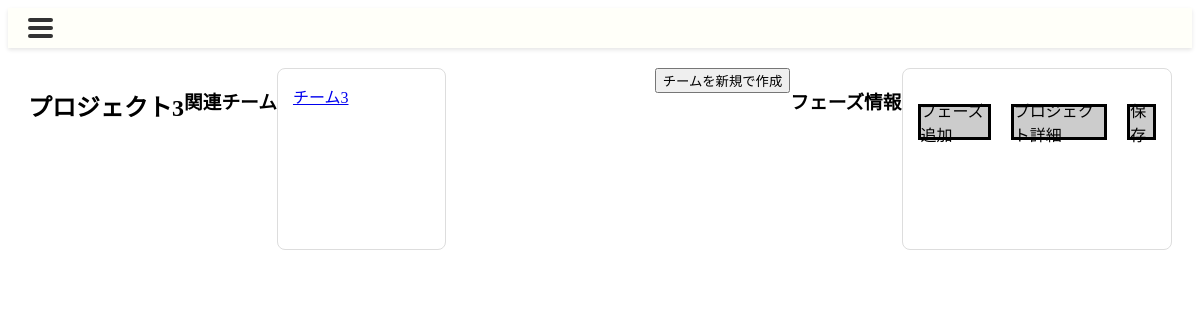
/project/3/, run on an earlier commit of the app's database.
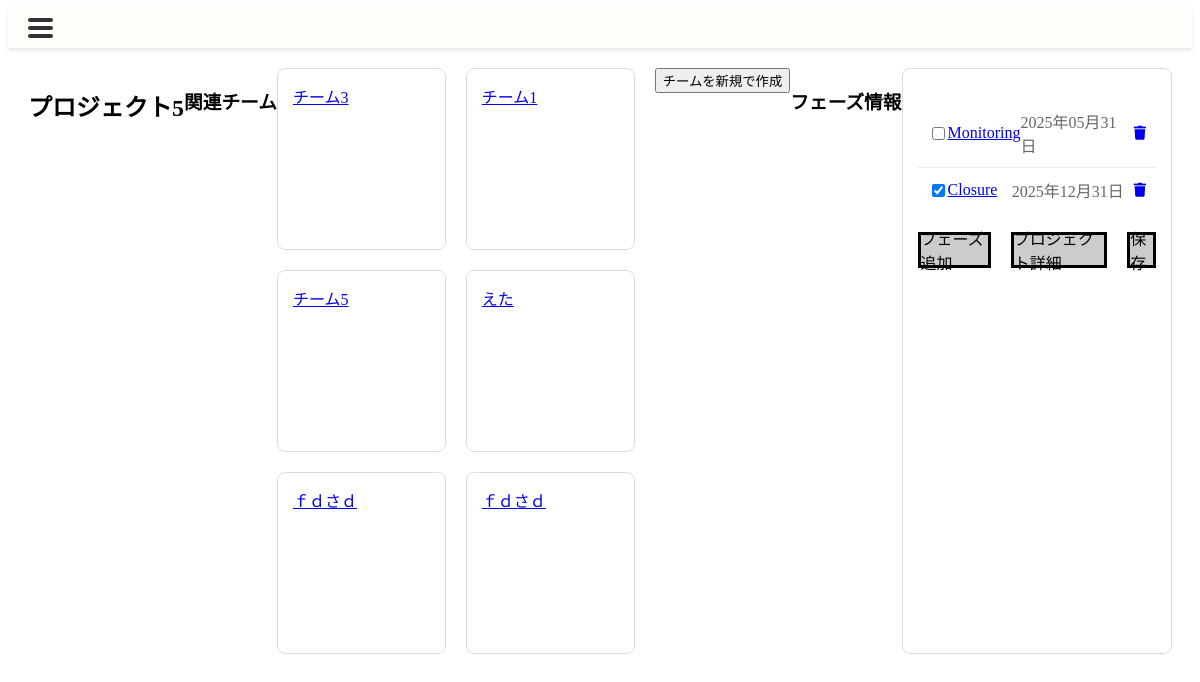
And on a later commit of the database.
### canri_app/models.py (models this page shows)
class Project(models.Model):
    project_id = models.AutoField(primary_key=True)
    project_name = models.CharField(max_length=255)
    project_detail = models.TextField(null=True, blank=True)
    project_start_date = models.DateField()
    project_end_date = models.DateField()
    creation_date = models.DateTimeField()
    update_date = models.DateTimeField(null=True, blank=True)
    complete_date = models.DateField(null=True, blank=True)
    deletion_date = models.DateTimeField(null=True, blank=True)
    post_evaluation_memo = models.TextField(null=True, blank=True)
    deletion_flag = models.BooleanField(default=False)
    complete_flag = models.BooleanField(default=False)
    class Meta:
        db_table = 'Project'

class ProjectAffiliationTeam(models.Model):
    project_affiliation_team_id = models.AutoField(primary_key=True)
    team = models.ForeignKey(Team, on_delete=models.CASCADE)
    project = models.ForeignKey(Project, on_delete=models.CASCADE)
    deletion_flag = models.BooleanField(default=False)
    creation_date = models.DateTimeField()
    change_date = models.DateTimeField(null=True, blank=True)
    deletion_date = models.DateTimeField(null=True, blank=True)
    class Meta:
        db_table = 'Project_Affiliation_Team'

class Team(models.Model):
    team_id = models.AutoField(primary_key=True)
    team_name = models.CharField(max_length=255)
    count = models.IntegerField(null=True, blank=True)
    objective = models.TextField(null=True, blank=True)
    memo = models.TextField(null=True, blank=True)
    creation_date = models.DateTimeField()
    update_date = models.DateTimeField(null=True, blank=True)
    deletion_date = models.DateTimeField(null=True, blank=True)
    deletion_flag = models.BooleanField(default=False)
    class Meta:
        db_table = 'Team'

class ProjectProgressStatus(models.Model):
    progress_status_id = models.AutoField(primary_key=True)
    project = models.ForeignKey(Project, on_delete=models.CASCADE)
    phase_name = models.CharField(max_length=255)
    complete_flag = models.BooleanField(default=False)
    deletion_flag = models.BooleanField(default=False)
    expiration_date = models.DateTimeField()
    creation_date = models.DateTimeField()
    complete_date = models.DateTimeField(null=True, blank=True)
    class Meta:
        db_table = 'project_progress_status'

### canri_app/views.py (the view)
# urls.py: path('project/<int:project_id>/', project_detail_view, name='project_detail'),                          #進行中プロジェクト一覧でプロジェクト選択時利用
def project_detail_view(request, project_id):
    project = get_object_or_404(Project, project_id=project_id)
    teams = ProjectAffiliationTeam.objects.filter(project=project).select_related('team')
    phases = ProjectProgressStatus.objects.filter(project=project)
    context = {
        'project': project,
        'teams': teams,
        'phases': phases,
    }
    return render(request, 'project_detail.html', context)

### canri_app/templates/project_detail.html (shortened to what this page needs)
{% extends 'base2.html' %}
{% load static %}
{% block head %}
<link rel="stylesheet" href="{% static 'css/project_detail.css' %}">
<link rel="stylesheet" href="https://cdnjs.cloudflare.com/ajax/libs/font-awesome/5.15.4/css/all.min.css">
{% endblock %}
{% block content %}
<div class="container">
    <h2>{{ project.project_name }}</h2>
    <h3>関連チーム</h3>
    <div class="teams-grid">
        {% for affiliation in teams %}
            <div class="team-card">
                <a href="チーム詳細リンク">{{ affiliation.team.team_name }}</a>
            </div>
        {% endfor %}
    </div>
    <div class="team-add">
        <form method="post" action="{% url 'canri_app:project_detail_create_team' %}" >
            <button type="submit" >チームを新規で作成</button>
        </form>
    </div>
    <h3>フェーズ情報</h3>
    <div class="tasks-panel">
        <div class="task-list">
            {% for phase in phases %}
                <div class="task-item">
                    <input type="checkbox" {% if phase.complete_flag %}checked{% endif %}>
                    <span class="task-name"><a href="フェーズ詳細表示画面リンク">{{ phase.phase_name }}</a></span>
                    <span class="task-date">{{ phase.expiration_date |date:"Y年m月d日"}}</span>
                    <a href="フェーズ削除リンク(ゴミ箱アイコン)"><i class="fas fa-trash" aria-hidden="true"></i></a>
                </div>
            {% endfor %}
        </div>
        <div class="action-boxes">
            <div class="box">
                <a href="フェーズ追加画面モーダル"> フェーズ追加</a>
            </div>
            <div class="box">
                <a href="プロジェクト詳細入力モーダル"> プロジェクト詳細</a>
            </div>
            <div class="box">
                <a href="保存確認画面モーダル"> 保存</a>
            </div>
        </div>
    </div>
</div>
{% endblock %}

What changed in the data, as far as the page shows it:
changed Project: project_name "プロジェクト3" → "プロジェクト5"
added ProjectAffiliationTeam: team.team_name "チーム1"
added ProjectAffiliationTeam: team.team_name "チーム5"
added ProjectAffiliationTeam: team.team_name "えた"
added ProjectAffiliationTeam: team.team_name "ｆｄさｄ"
added ProjectAffiliationTeam: team.team_name "ｆｄさｄ"
added ProjectProgressStatus: phase_name "Monitoring", expiration_date "2025年05月31日"
added ProjectProgressStatus: complete_flag "☑", phase_name "Closure", expiration_date "2025年12月31日"
